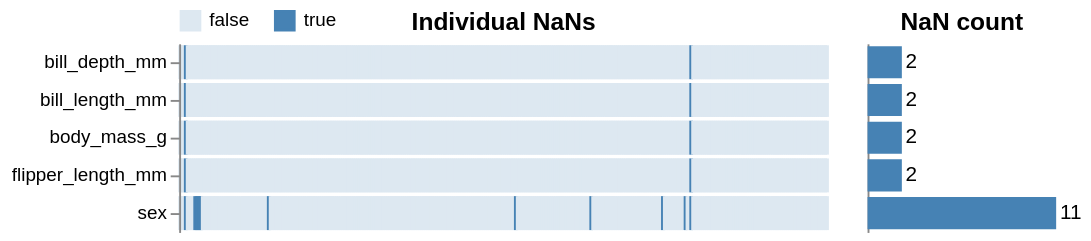

Notebook code cell kept with this figure:
### Markdown cell above
## Missing values

Visualizing missing values can reveal patterns that would influence downstream analysis
and might reflect upstream wrangling or data collection issues.
It is also useful to indicate which variables are codependent in the data collection process,
such as the IMDB Votes and Ratings in the plot below.

Selecting an interval in the heatmap of individual NaNs 
will automatically update the bar plot with the NaN counts.

### Code cell
aly.nan(penguins)

### Figure 1 — Vega-Lite specification as saved in the notebook (floating-point values rounded to 4 significant figures; data arrays with more than 128 entries replaced by an {"elided": "..."} marker saying what was removed)
{"config": {"view": {"continuousWidth": 300, "continuousHeight": 300, "strokeWidth": 0}}, "hconcat": [{"data": {"name": "data-8e5d72b043749a8349e86aeaa2d2adc1"}, "mark": {"type": "rect", "height": 17}, "encoding": {"color": {"field": "value", "legend": {"offset": -13, "orient": "top"}, "scale": {"domain": [false, true], "range": ["#dde8f1", "steelblue"]}, "sort": [false, true], "title": null, "type": "nominal"}, "opacity": {"condition": {"param": "nan_brush_0", "value": 1}, "value": 0.3}, "stroke": {"field": "value", "legend": null, "scale": {"domain": [false, true], "range": ["#dde8f1", "steelblue"]}, "sort": [false, true], "type": "nominal"}, "x": {"axis": null, "field": "index", "type": "ordinal"}, "y": {"field": "variable", "sort": ["bill_depth_mm", "bill_length_mm", "body_mass_g", "flipper_length_mm", "sex"], "title": null, "type": "nominal"}}, "name": "view_00512b091c82f412_0", "title": "Individual NaNs", "width": 344}, {"layer": [{"mark": {"type": "bar", "color": "steelblue", "height": 17}, "encoding": {"x": {"aggregate": "count", "axis": null, "scale": {"domain": [0, 11]}, "type": "quantitative"}, "y": {"axis": {"grid": false, "labels": false, "ticks": false, "title": ""}, "field": "variable", "sort": ["bill_depth_mm", "bill_length_mm", "body_mass_g", "flipper_length_mm", "sex"], "type": "nominal"}}, "title": "NaN count"}, {"mark": {"type": "text", "align": "left", "dx": 2}, "encoding": {"text": {"aggregate": "count", "type": "quantitative"}, "x": {"aggregate": "count", "axis": null, "scale": {"domain": [0, 11]}, "type": "quantitative"}, "y": {"axis": {"grid": false, "labels": false, "ticks": false, "title": ""}, "field": "variable", "sort": ["bill_depth_mm", "bill_length_mm", "body_mass_g", "flipper_length_mm", "sex"], "type": "nominal"}}, "title": "NaN count"}], "data": {"name": "data-875ebe1d78db3bb968ef66ba483e492e"}, "transform": [{"filter": {"param": "nan_brush_0"}}], "width": 100}], "params": [{"name": "nan_brush_0", "select": {"type": "interval", "encodings": ["x"]}, "views": ["view_00512b091c82f412_0"]}], "resolve": {"scale": {"y": "shared"}}, "$schema": "https://vega.github.io/schema/vega-lite/v6.4.1.json", "datasets": {"data-8e5d72b043749a8349e86aeaa2d2adc1": {"elided": "1720 records"}, "data-875ebe1d78db3bb968ef66ba483e492e": [{"index": 3, "variable": "bill_length_mm", "value": true}, {"index": 271, "variable": "bill_length_mm", "value": true}, {"index": 3, "variable": "bill_depth_mm", "value": true}, {"index": 271, "variable": "bill_depth_mm", "value": true}, {"index": 3, "variable": "flipper_length_mm", "value": true}, {"index": 271, "variable": "flipper_length_mm", "value": true}, {"index": 3, "variable": "body_mass_g", "value": true}, {"index": 271, "variable": "body_mass_g", "value": true}, {"index": 3, "variable": "sex", "value": true}, {"index": 8, "variable": "sex", "value": true}, {"index": 9, "variable": "sex", "value": true}, {"index": 10, "variable": "sex", "value": true}, {"index": 11, "variable": "sex", "value": true}, {"index": 47, "variable": "sex", "value": true}, {"index": 178, "variable": "sex", "value": true}, {"index": 218, "variable": "sex", "value": true}, {"index": 256, "variable": "sex", "value": true}, {"index": 268, "variable": "sex", "value": true}, {"index": 271, "variable": "sex", "value": true}]}}
